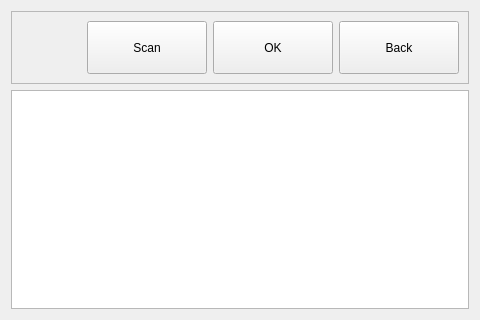
<?xml version="1.0" encoding="UTF-8"?>
<ui version="4.0">
 <class>WifiSSID</class>
 <widget class="QWidget" name="WifiSSID">
  <property name="geometry">
   <rect>
    <x>0</x>
    <y>0</y>
    <width>480</width>
    <height>320</height>
   </rect>
  </property>
  <property name="windowTitle">
   <string>Form</string>
  </property>
  <layout class="QVBoxLayout" name="verticalLayout" stretch="1,3">
   <item>
    <widget class="QFrame" name="frame">
     <property name="frameShape">
      <enum>QFrame::StyledPanel</enum>
     </property>
     <property name="frameShadow">
      <enum>QFrame::Raised</enum>
     </property>
     <layout class="QHBoxLayout" name="horizontalLayout">
      <item>
       <spacer name="horizontalSpacer">
        <property name="orientation">
         <enum>Qt::Horizontal</enum>
        </property>
        <property name="sizeHint" stdset="0">
         <size>
          <width>268</width>
          <height>20</height>
         </size>
        </property>
       </spacer>
      </item>
      <item>
       <widget class="QPushButton" name="btnScan">
        <property name="sizePolicy">
         <sizepolicy hsizetype="Minimum" vsizetype="Expanding">
          <horstretch>0</horstretch>
          <verstretch>0</verstretch>
         </sizepolicy>
        </property>
        <property name="minimumSize">
         <size>
          <width>120</width>
          <height>0</height>
         </size>
        </property>
        <property name="text">
         <string>Scan</string>
        </property>
       </widget>
      </item>
      <item>
       <widget class="QPushButton" name="btnWifiOK">
        <property name="sizePolicy">
         <sizepolicy hsizetype="Expanding" vsizetype="Expanding">
          <horstretch>0</horstretch>
          <verstretch>0</verstretch>
         </sizepolicy>
        </property>
        <property name="minimumSize">
         <size>
          <width>120</width>
          <height>0</height>
         </size>
        </property>
        <property name="text">
         <string>OK</string>
        </property>
       </widget>
      </item>
      <item>
       <widget class="QPushButton" name="btnBack">
        <property name="sizePolicy">
         <sizepolicy hsizetype="Expanding" vsizetype="Expanding">
          <horstretch>0</horstretch>
          <verstretch>0</verstretch>
         </sizepolicy>
        </property>
        <property name="minimumSize">
         <size>
          <width>120</width>
          <height>0</height>
         </size>
        </property>
        <property name="text">
         <string>Back</string>
        </property>
       </widget>
      </item>
     </layout>
    </widget>
   </item>
   <item>
    <widget class="QTreeWidget" name="treeWidget">
     <attribute name="headerVisible">
      <bool>false</bool>
     </attribute>
     <column>
      <property name="text">
       <string notr="true">1</string>
      </property>
     </column>
    </widget>
   </item>
  </layout>
 </widget>
 <resources/>
 <connections/>
</ui>
